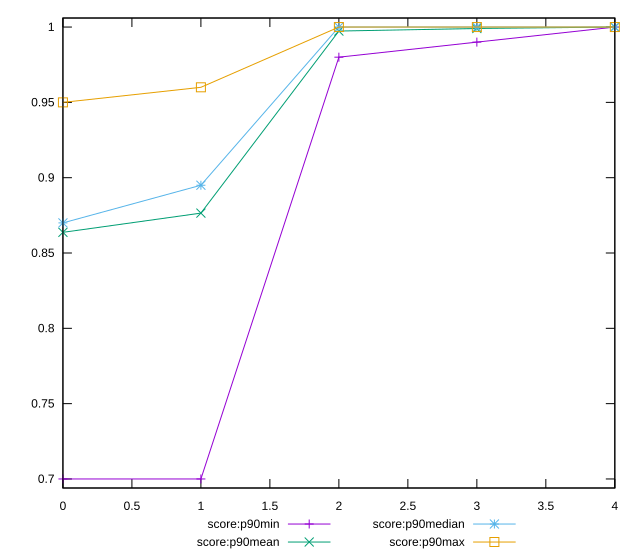

Reproduce this figure in gnuplot.
reset

$scoreP90Min <<EOF
0 0.7
1 0.7
2 0.98
3 0.99
4 1
EOF

$scoreP90Mean <<EOF
0 0.8637234042553197
1 0.876489361702128
2 0.9973404255319147
3 0.9990425531914894
4 1
EOF

$scoreP90Median <<EOF
0 0.87
1 0.895
2 1
3 1
4 1
EOF

$scoreP90Max <<EOF
0 0.95
1 0.96
2 1
3 1
4 1
EOF

set key outside below
set xrange [0:4]
set yrange [0.694:1.006]
set trange [0.694:1.006]
set terminal svg size 640, 560 enhanced background rgb 'white'
set output "report_00017_2021-02-10T15-08-03.406Z/mainthread-work-breakdown/progression/score.svg"

plot $scoreP90Min title "score:p90min" with linespoints, \
     $scoreP90Mean title "score:p90mean" with linespoints, \
     $scoreP90Median title "score:p90median" with linespoints, \
     $scoreP90Max title "score:p90max" with linespoints

reset
